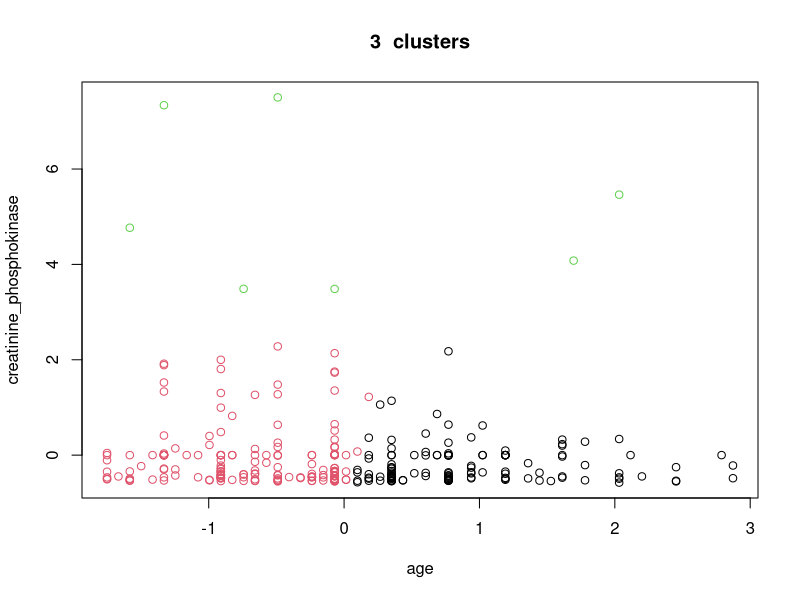
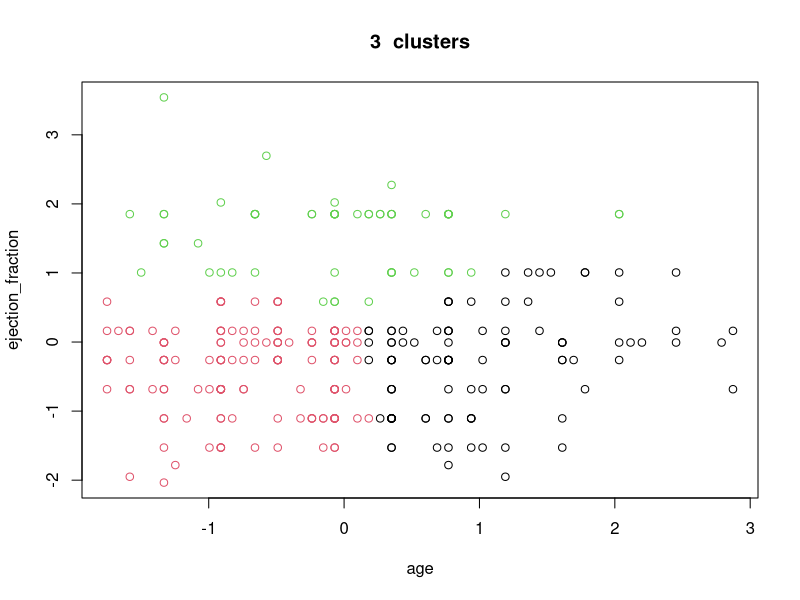
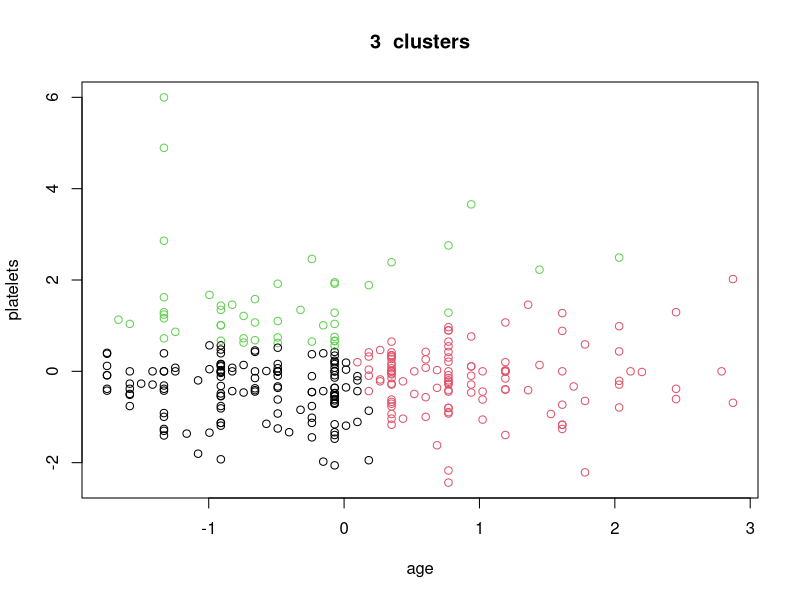
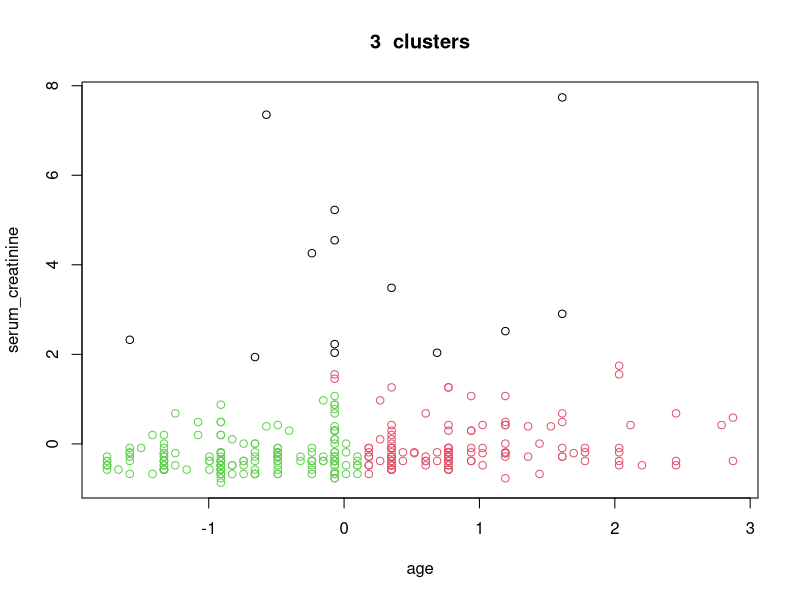
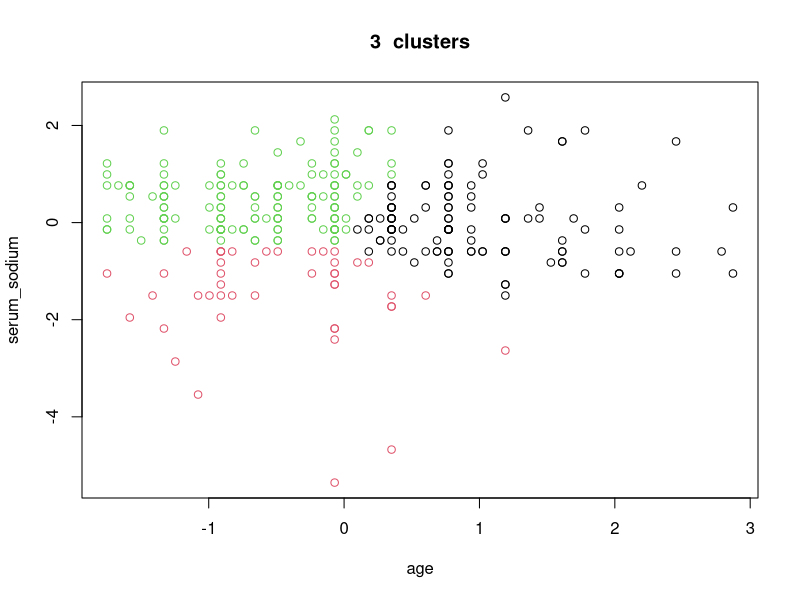
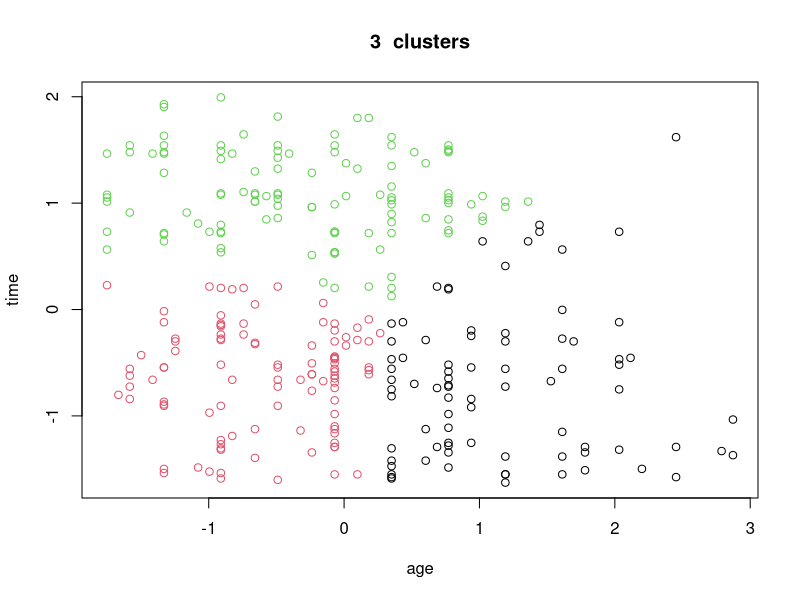
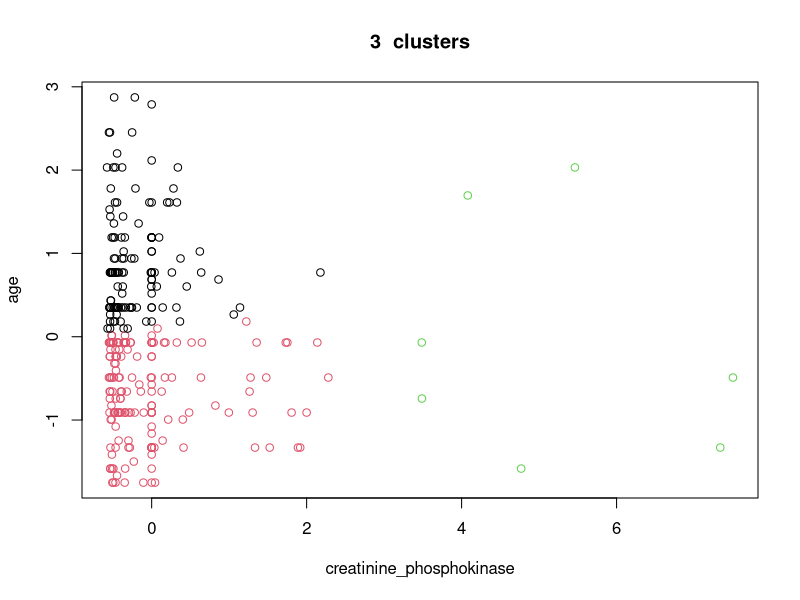
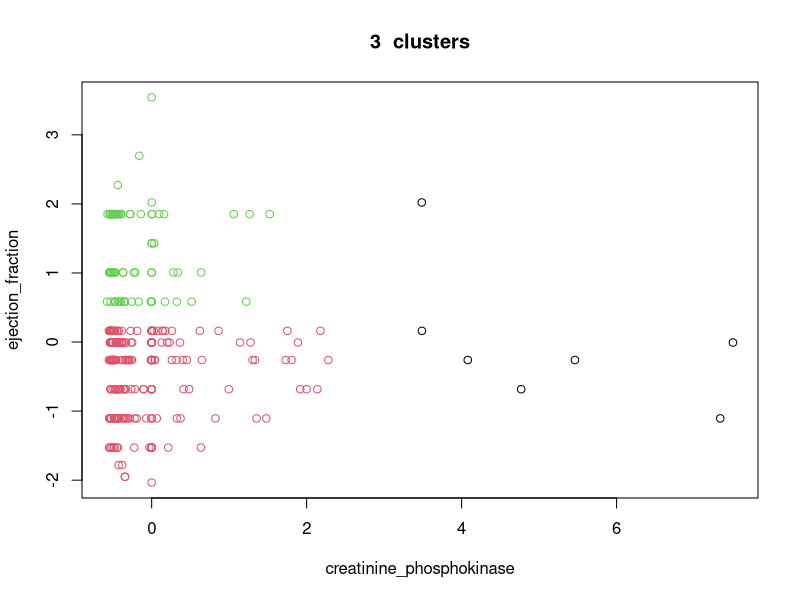

These charts were generated, in order, by the following R code: (Note: this script raises an error after producing the figures.)
## ---- chunk 1
library(cluster)

SAVE_PATH <- "../data/plots/clustering/"
binary_columns <- c("anaemia", "diabetes", "high_blood_pressure", "sex", "smoking", "death")
## ---- chunk 2
df <- read.csv("../data/heart_failure.csv")
scaled_df <- data.frame(scale(df))
head(df)
## ---- chunk 3
# df <- subset(df, filter, select = c("Column1", "Column2", ...))

plot_clustering <- function(dataframe, centers, save_path) {
  for (column1 in names(dataframe)) {
    for (column2 in names(dataframe)) {
      if (column2 != column1) {
        km_df <- subset(dataframe, select = c(column1, column2))
        km <- kmeans(km_df, center=centers, nstart=500)
        plot_filename <- paste(SAVE_PATH, save_path, column1, "_", column2, "_", "k_", centers, ".png",sep = "")
        png(filename=plot_filename)
        plot(km_df, col=km$cluster, main=paste(centers, " clusters"))
        dev.off()
      }
    }
  }
}
## ---- chunk 4
centers = 3
# Plot de todas las columnas no binarias:
kmeans_df <- subset(scaled_df, select = setdiff(names(scaled_df), binary_columns))
plot_clustering(kmeans_df, centers, "simple/")
## ---- chunk 5
pca <- prcomp(df, scale=TRUE, center=TRUE)
pca <- pca$x[,1:10]
pca <- data.frame(pca)
class(pca)
dim(pca)
names(pca)

centers <- 5
plot_clustering(pca, centers, "pca/")
## ---- chunk 6
# silhouette
compute_silhouette <- function(dataframe, k){
  km <- kmeans(dataframe, centers = k, nstart=500)
  sil <- silhouette(km$cluster, dist(dataframe))
  mean(sil[, 3])
}

plot_silhouette_by_centers <- function(dataframe, save_name){
  centers <- 2:10
  mean_sil <- sapply(centers, compute_silhouette, dataframe=dataframe)
  plot_filename <- paste(SAVE_PATH, "silhouette/", save_name, "_silhouette_evolution.png",sep = "")
  png(filename=plot_filename)
  plot(k, type='b', mean_sil, main= "Silhouette evolution by number of centers", xlab='Number of centers', ylab='Silhouette', frame=FALSE)
  dev.off()
}
## ---- chunk 7
plot_silhouette_by_centers(scaled_df, "scaled")
plot_silhouette_by_centers(df, "raw")
plot_silhouette_by_centers(pca, "pca")
## ---- chunk 8
plot_h_clustering <- function(dataframe, save_name) {
  for (m in c("complete", "average", "single")) {
    hclust <- hclust(dist(dataframe), method = m)
    png(filename=paste(SAVE_PATH, "jerarquico/", save_name, "_", "distance_", m, ".png", sep = ""))
    plot(hclust.complete, main = paste("Hclustering del dataframe ", save_name, " con distancia: '", m, "'", sep=""))
    dev.off()
  }
}

# plot(hclust_aux)
# abline(h=6, col="red")
# 
# cutree(hclust_aux, h=6)
# cutree(hclust_aux, k=3)
## ---- chunk 9
plot_h_clustering(df, "raw")
plot_h_clustering(scaled_df, "scaled")
plot_h_clustering(pca, "pca")
## ---- chunk 10
# install.packages("ggplot2")
# library("ggplot2")
# 
# install.packages("tidyverse")
